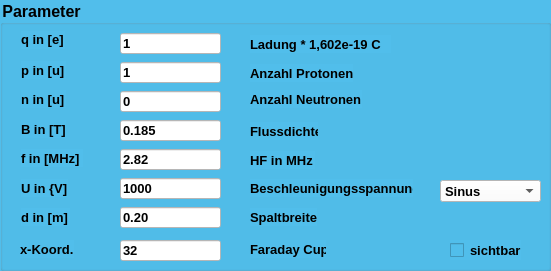
   <widget class="QGroupBox" name="groupBox">
    <property name="geometry">
     <rect>
      <x>170</x>
      <y>10</y>
      <width>551</width>
      <height>271</height>
     </rect>
    </property>
    <property name="palette">
     <palette>
      <active>
       <colorrole role="Button">
        <brush brushstyle="SolidPattern">
         <color alpha="255">
          <red>81</red>
          <green>190</green>
          <blue>235</blue>
         </color>
        </brush>
       </colorrole>
       <colorrole role="Base">
        <brush brushstyle="SolidPattern">
         <color alpha="255">
          <red>81</red>
          <green>190</green>
          <blue>235</blue>
         </color>
        </brush>
       </colorrole>
       <colorrole role="Window">
        <brush brushstyle="SolidPattern">
         <color alpha="255">
          <red>81</red>
          <green>190</green>
          <blue>235</blue>
         </color>
        </brush>
       </colorrole>
      </active>
      <inactive>
       <colorrole role="Button">
        <brush brushstyle="SolidPattern">
         <color alpha="255">
          <red>81</red>
          <green>190</green>
          <blue>235</blue>
         </color>
        </brush>
       </colorrole>
       <colorrole role="Base">
        <brush brushstyle="SolidPattern">
         <color alpha="255">
          <red>81</red>
          <green>190</green>
          <blue>235</blue>
         </color>
        </brush>
       </colorrole>
       <colorrole role="Window">
        <brush brushstyle="SolidPattern">
         <color alpha="255">
          <red>81</red>
          <green>190</green>
          <blue>235</blue>
         </color>
        </brush>
       </colorrole>
      </inactive>
      <disabled>
       <colorrole role="Button">
        <brush brushstyle="SolidPattern">
         <color alpha="255">
          <red>81</red>
          <green>190</green>
          <blue>235</blue>
         </color>
        </brush>
       </colorrole>
       <colorrole role="Base">
        <brush brushstyle="SolidPattern">
         <color alpha="255">
          <red>81</red>
          <green>190</green>
          <blue>235</blue>
         </color>
        </brush>
       </colorrole>
       <colorrole role="Window">
        <brush brushstyle="SolidPattern">
         <color alpha="255">
          <red>81</red>
          <green>190</green>
          <blue>235</blue>
         </color>
        </brush>
       </colorrole>
      </disabled>
     </palette>
    </property>
    <property name="font">
     <font>
      <family>Arial</family>
      <pointsize>12</pointsize>
      <bold>true</bold>
     </font>
    </property>
    <property name="styleSheet">
     <string notr="true">background-color: rgb(81, 190, 235);
border-left-color: rgb(255, 0, 0);</string>
    </property>
    <property name="title">
     <string>Parameter</string>
    </property>
    <widget class="QLabel" name="q_label">
     <property name="geometry">
      <rect>
       <x>21</x>
       <y>31</y>
       <width>44</width>
       <height>18</height>
      </rect>
     </property>
     <property name="text">
      <string>&lt;html&gt;&lt;head/&gt;&lt;body&gt;&lt;p&gt;&lt;span style=&quot; font-size:10pt; font-weight:700;&quot;&gt;q in [e]&lt;/span&gt;&lt;/p&gt;&lt;/body&gt;&lt;/html&gt;</string>
     </property>
    </widget>
    <widget class="QLabel" name="p_label">
     <property name="geometry">
      <rect>
       <x>21</x>
       <y>61</y>
       <width>45</width>
       <height>18</height>
      </rect>
     </property>
     <property name="font">
      <font>
       <pointsize>10</pointsize>
       <bold>true</bold>
      </font>
     </property>
     <property name="text">
      <string>p in [u]</string>
     </property>
    </widget>
    <widget class="QLabel" name="b_label">
     <property name="geometry">
      <rect>
       <x>21</x>
       <y>120</y>
       <width>45</width>
       <height>18</height>
      </rect>
     </property>
     <property name="font">
      <font>
       <pointsize>10</pointsize>
       <bold>true</bold>
      </font>
     </property>
     <property name="text">
      <string>B in [T]</string>
     </property>
    </widget>
    <widget class="QLabel" name="n_label">
     <property name="geometry">
      <rect>
       <x>21</x>
       <y>90</y>
       <width>45</width>
       <height>18</height>
      </rect>
     </property>
     <property name="font">
      <font>
       <pointsize>10</pointsize>
       <bold>true</bold>
      </font>
     </property>
     <property name="text">
      <string>n in [u]</string>
     </property>
    </widget>
    <widget class="QLabel" name="f_label">
     <property name="geometry">
      <rect>
       <x>21</x>
       <y>149</y>
       <width>62</width>
       <height>18</height>
      </rect>
     </property>
     <property name="font">
      <font>
       <pointsize>10</pointsize>
       <bold>true</bold>
      </font>
     </property>
     <property name="text">
      <string>f in [MHz]</string>
     </property>
    </widget>
    <widget class="QLabel" name="u_label">
     <property name="geometry">
      <rect>
       <x>21</x>
       <y>179</y>
       <width>47</width>
       <height>18</height>
      </rect>
     </property>
     <property name="font">
      <font>
       <pointsize>10</pointsize>
       <bold>true</bold>
      </font>
     </property>
     <property name="text">
      <string>U in {V]</string>
     </property>
    </widget>
    <widget class="QLabel" name="x_label">
     <property name="geometry">
      <rect>
       <x>20</x>
       <y>240</y>
       <width>54</width>
       <height>18</height>
      </rect>
     </property>
     <property name="font">
      <font>
       <pointsize>10</pointsize>
       <bold>true</bold>
      </font>
     </property>
     <property name="text">
      <string>x-Koord.</string>
     </property>
    </widget>
    <widget class="QLabel" name="d_label">
     <property name="geometry">
      <rect>
       <x>21</x>
       <y>208</y>
       <width>49</width>
       <height>18</height>
      </rect>
     </property>
     <property name="font">
      <font>
       <pointsize>10</pointsize>
       <bold>true</bold>
      </font>
     </property>
     <property name="text">
      <string>d in [m]</string>
     </property>
    </widget>
    <widget class="QLineEdit" name="f_edit">
     <property name="geometry">
      <rect>
       <x>120</x>
       <y>149</y>
       <width>101</width>
       <height>21</height>
      </rect>
     </property>
     <property name="font">
      <font>
       <family>Arial</family>
       <pointsize>10</pointsize>
       <bold>true</bold>
      </font>
     </property>
     <property name="styleSheet">
      <string notr="true">background-color: rgb(255, 255, 255);</string>
     </property>
     <property name="text">
      <string>2.82</string>
     </property>
    </widget>
    <widget class="QLineEdit" name="b_edit">
     <property name="geometry">
      <rect>
       <x>120</x>
       <y>120</y>
       <width>101</width>
       <height>21</height>
      </rect>
     </property>
     <property name="font">
      <font>
       <family>Arial</family>
       <pointsize>10</pointsize>
       <bold>true</bold>
      </font>
     </property>
     <property name="styleSheet">
      <string notr="true">background-color: rgb(255, 255, 255);</string>
     </property>
     <property name="text">
      <string>0.185</string>
     </property>
    </widget>
    <widget class="QLineEdit" name="q_edit">
     <property name="geometry">
      <rect>
       <x>120</x>
       <y>33</y>
       <width>101</width>
       <height>21</height>
      </rect>
     </property>
     <property name="font">
      <font>
       <family>Arial</family>
       <pointsize>10</pointsize>
       <bold>true</bold>
      </font>
     </property>
     <property name="styleSheet">
      <string notr="true">background-color: rgb(255, 255, 255);</string>
     </property>
     <property name="inputMask">
      <string/>
     </property>
     <property name="text">
      <string>1</string>
     </property>
    </widget>
    <widget class="QLineEdit" name="p_edit">
     <property name="geometry">
      <rect>
       <x>120</x>
       <y>62</y>
       <width>101</width>
       <height>21</height>
      </rect>
     </property>
     <property name="font">
      <font>
       <family>Arial</family>
       <pointsize>10</pointsize>
       <bold>true</bold>
      </font>
     </property>
     <property name="styleSheet">
      <string notr="true">background-color: rgb(255, 255, 255);</string>
     </property>
     <property name="inputMask">
      <string/>
     </property>
     <property name="text">
      <string>1</string>
     </property>
    </widget>
    <widget class="QLineEdit" name="u_edit">
     <property name="geometry">
      <rect>
       <x>120</x>
       <y>178</y>
       <width>101</width>
       <height>21</height>
      </rect>
     </property>
     <property name="font">
      <font>
       <family>Arial</family>
       <pointsize>10</pointsize>
       <bold>true</bold>
      </font>
     </property>
     <property name="styleSheet">
      <string notr="true">background-color: rgb(255, 255, 255);</string>
     </property>
     <property name="text">
      <string>1000</string>
     </property>
    </widget>
    <widget class="QLineEdit" name="d_edit">
     <property name="geometry">
      <rect>
       <x>120</x>
       <y>207</y>
       <width>101</width>
       <height>21</height>
      </rect>
     </property>
     <property name="font">
      <font>
       <family>Arial</family>
       <pointsize>10</pointsize>
       <bold>true</bold>
      </font>
     </property>
     <property name="styleSheet">
      <string notr="true">background-color: rgb(255, 255, 255);</string>
     </property>
     <property name="text">
      <string>0.20</string>
     </property>
    </widget>
    <widget class="QLineEdit" name="n_edit">
     <property name="geometry">
      <rect>
       <x>120</x>
       <y>91</y>
       <width>101</width>
       <height>21</height>
      </rect>
     </property>
     <property name="font">
      <font>
       <family>Arial</family>
       <pointsize>10</pointsize>
       <bold>true</bold>
      </font>
     </property>
     <property name="styleSheet">
      <string notr="true">background-color: rgb(255, 255, 255);</string>
     </property>
     <property name="inputMask">
      <string/>
     </property>
     <property name="text">
      <string>0</string>
     </property>
    </widget>
    <widget class="QLineEdit" name="x_faraday_edit">
     <property name="geometry">
      <rect>
       <x>120</x>
       <y>240</y>
       <width>101</width>
       <height>21</height>
      </rect>
     </property>
     <property name="font">
      <font>
       <family>Arial</family>
       <pointsize>10</pointsize>
       <bold>true</bold>
      </font>
     </property>
     <property name="styleSheet">
      <string notr="true">background-color: rgb(255, 255, 255);</string>
     </property>
     <property name="text">
      <string>32</string>
     </property>
    </widget>
    <widget class="QLabel" name="label_12">
     <property name="geometry">
      <rect>
       <x>250</x>
       <y>35</y>
       <width>141</width>
       <height>18</height>
      </rect>
     </property>
     <property name="font">
      <font>
       <pointsize>10</pointsize>
       <bold>true</bold>
      </font>
     </property>
     <property name="text">
      <string>Ladung * 1,602e-19 C</string>
     </property>
    </widget>
    <widget class="QLabel" name="label_13">
     <property name="geometry">
      <rect>
       <x>250</x>
       <y>64</y>
       <width>103</width>
       <height>18</height>
      </rect>
     </property>
     <property name="font">
      <font>
       <pointsize>10</pointsize>
       <bold>true</bold>
      </font>
     </property>
     <property name="text">
      <string>Anzahl Protonen</string>
     </property>
    </widget>
    <widget class="QLabel" name="label_15">
     <property name="geometry">
      <rect>
       <x>250</x>
       <y>90</y>
       <width>112</width>
       <height>18</height>
      </rect>
     </property>
     <property name="font">
      <font>
       <pointsize>10</pointsize>
       <bold>true</bold>
      </font>
     </property>
     <property name="text">
      <string>Anzahl Neutronen</string>
     </property>
    </widget>
    <widget class="QLabel" name="label_17">
     <property name="geometry">
      <rect>
       <x>250</x>
       <y>122</y>
       <width>68</width>
       <height>18</height>
      </rect>
     </property>
     <property name="font">
      <font>
       <pointsize>10</pointsize>
       <bold>true</bold>
      </font>
     </property>
     <property name="text">
      <string>Flussdichte</string>
     </property>
    </widget>
    <widget class="QLabel" name="label_18">
     <property name="geometry">
      <rect>
       <x>250</x>
       <y>151</y>
       <width>65</width>
       <height>18</height>
      </rect>
     </property>
     <property name="font">
      <font>
       <pointsize>10</pointsize>
       <bold>true</bold>
      </font>
     </property>
     <property name="text">
      <string>HF in MHz</string>
     </property>
    </widget>
    <widget class="QLabel" name="label_20">
     <property name="geometry">
      <rect>
       <x>250</x>
       <y>179</y>
       <width>163</width>
       <height>18</height>
      </rect>
     </property>
     <property name="font">
      <font>
       <pointsize>10</pointsize>
       <bold>true</bold>
      </font>
     </property>
     <property name="text">
      <string>Beschleunigungsspannung</string>
     </property>
    </widget>
    <widget class="QLabel" name="label_21">
     <property name="geometry">
      <rect>
       <x>250</x>
       <y>208</y>
       <width>67</width>
       <height>18</height>
      </rect>
     </property>
     <property name="font">
      <font>
       <pointsize>10</pointsize>
       <bold>true</bold>
      </font>
     </property>
     <property name="text">
      <string>Spaltbreite</string>
     </property>
    </widget>
    <widget class="QLabel" name="label_25">
     <property name="geometry">
      <rect>
       <x>250</x>
       <y>240</y>
       <width>76</width>
       <height>18</height>
      </rect>
     </property>
     <property name="font">
      <font>
       <pointsize>10</pointsize>
       <bold>true</bold>
      </font>
     </property>
     <property name="text">
      <string>Faraday Cup</string>
     </property>
    </widget>
    <widget class="QCheckBox" name="visible_checkBox">
     <property name="geometry">
      <rect>
       <x>450</x>
       <y>240</y>
       <width>71</width>
       <height>20</height>
      </rect>
     </property>
     <property name="font">
      <font>
       <pointsize>10</pointsize>
       <bold>true</bold>
      </font>
     </property>
     <property name="text">
      <string>sichtbar</string>
     </property>
    </widget>
    <widget class="QComboBox" name="U_comboBox">
     <property name="geometry">
      <rect>
       <x>440</x>
       <y>180</y>
       <width>101</width>
       <height>22</height>
      </rect>
     </property>
     <property name="font">
      <font>
       <family>Arial</family>
       <pointsize>10</pointsize>
       <bold>true</bold>
      </font>
     </property>
     <property name="styleSheet">
      <string notr="true">background-color: rgb(255, 255, 255);</string>
     </property>
     <item>
      <property name="text">
       <string>Sinus</string>
      </property>
     </item>
     <item>
      <property name="text">
       <string>Rechteck</string>
      </property>
     </item>
    </widget>
   </widget>
